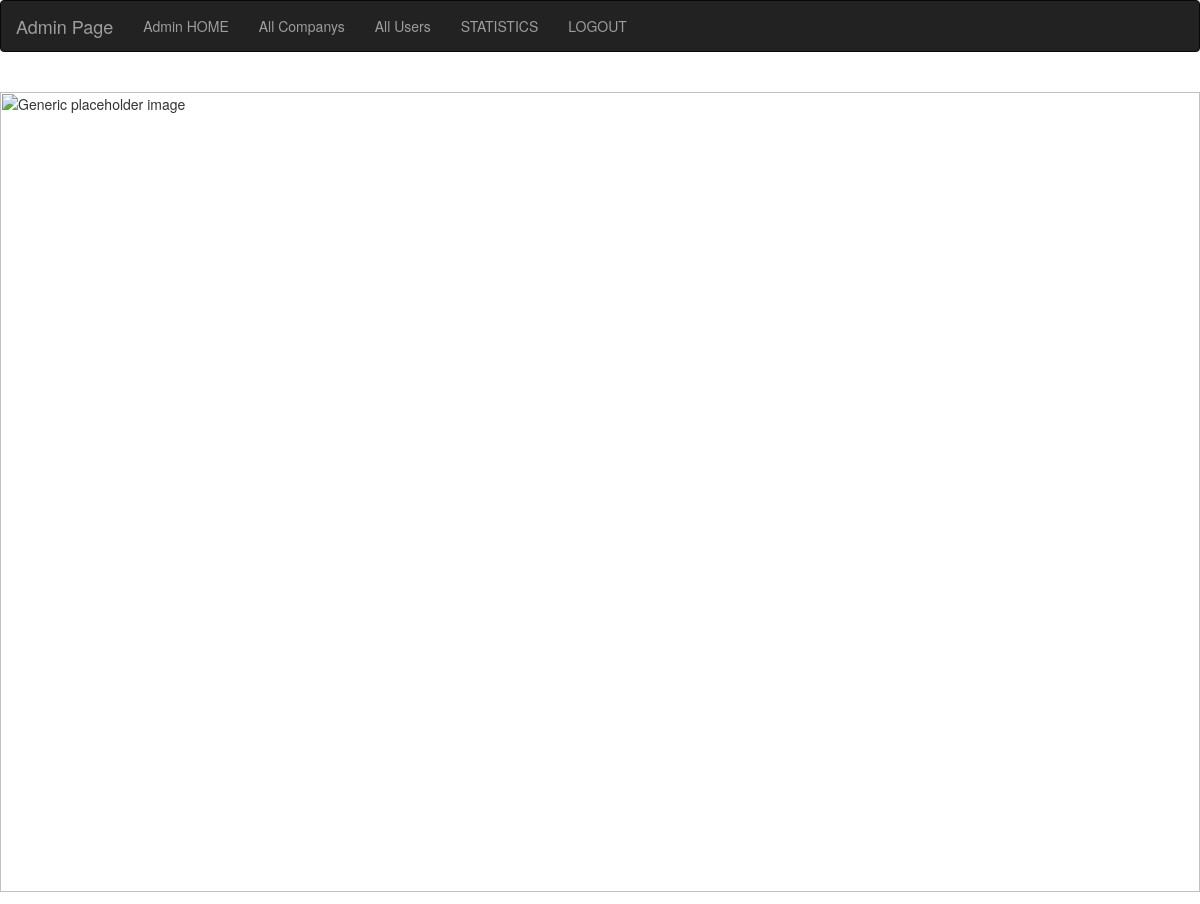
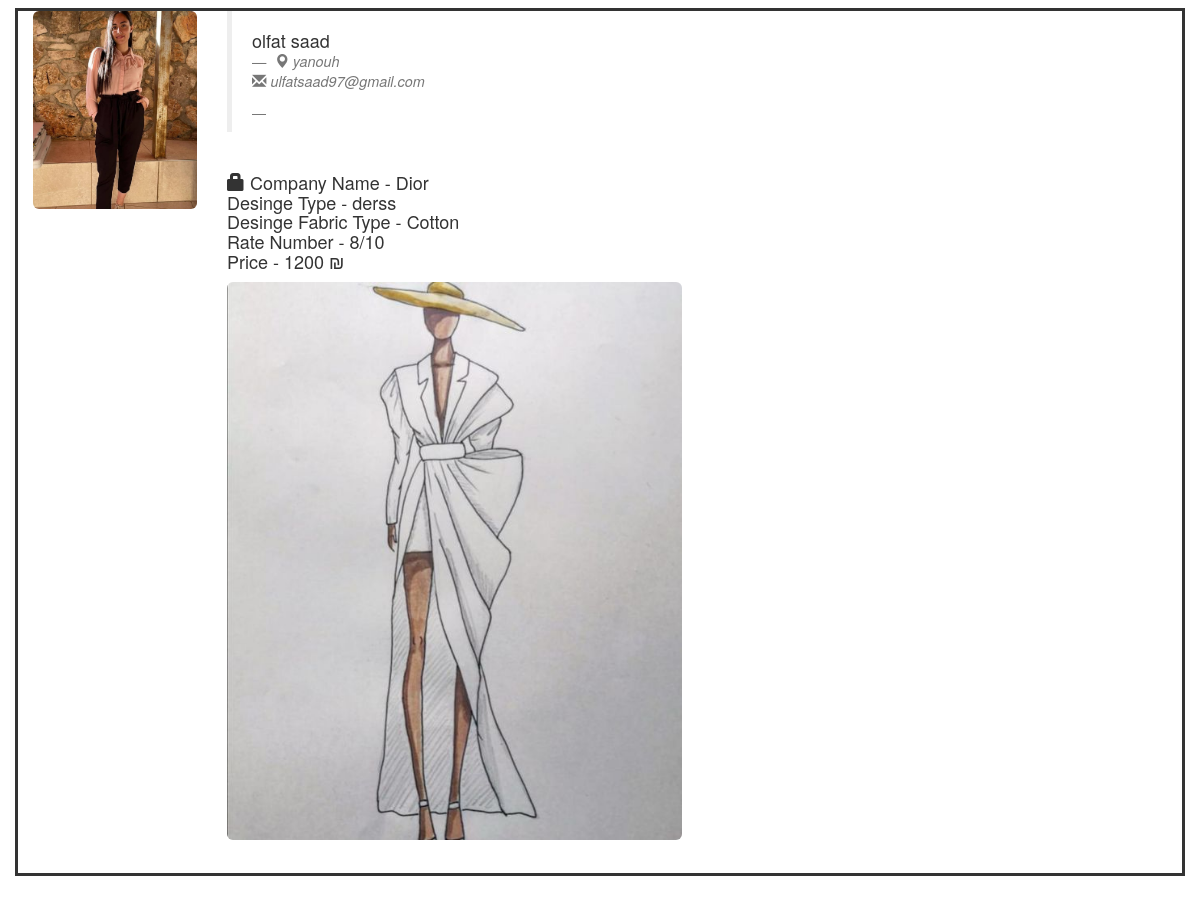
The app's page /TopRating.php with its own data (2 pictures, top to bottom).
### tables this page shows
CREATE TABLE IF NOT EXISTS `registeration` (
  `id` int(11) NOT NULL AUTO_INCREMENT,
  `fullname` varchar(50) NOT NULL,
  `email` varchar(50) NOT NULL,
  `password` varchar(30) NOT NULL,
  `address` varchar(20) NOT NULL,
  `comment` varchar(50) NOT NULL,
  `gender` varchar(10) NOT NULL,
  `image` text NOT NULL,
  PRIMARY KEY (`id`)
);

CREATE TABLE IF NOT EXISTS `userdesigns` (
  `code` int(100) NOT NULL AUTO_INCREMENT,
  `id` int(11) NOT NULL,
  `img` text NOT NULL,
  `type` varchar(50) NOT NULL,
  `companyname` varchar(20) NOT NULL,
  `comment` text NOT NULL,
  `size` int(11) NOT NULL,
  `style` varchar(100) NOT NULL,
  `FabricType` varchar(100) NOT NULL,
  `hight` int(11) NOT NULL,
  `armLength` int(11) NOT NULL,
  `chest` int(11) NOT NULL,
  `waist` int(11) NOT NULL,
  `hip` int(11) NOT NULL,
  `date` timestamp NOT NULL DEFAULT current_timestamp() ON UPDATE current_timestamp(),
  PRIMARY KEY (`code`),
  KEY `id` (`id`),
  KEY `companyname` (`companyname`)
);

CREATE TABLE IF NOT EXISTS `rating` (
  `ratingcode` int(11) NOT NULL AUTO_INCREMENT,
  `code` int(100) NOT NULL,
  `comanycode` int(11) NOT NULL,
  `ratenum` int(10) NOT NULL,
  `price` bigint(200) NOT NULL,
  PRIMARY KEY (`ratingcode`),
  KEY `comanycode` (`comanycode`),
  KEY `code` (`code`)
);

### TopRating.php (the view, shortened to what this page needs)
<?php
include "connection.php";
?>
	<link rel="stylesheet" href="https://unpkg.com/purecss@2.0.6/build/pure-min.css">
	<link rel="stylesheet" href="https://maxcdn.bootstrapcdn.com/bootstrap/3.4.1/css/bootstrap.min.css">
<nav class="navbar navbar-inverse">
  <div class="container-fluid">
    <div class="navbar-header">
      <a class="navbar-brand" href="#">Admin Page</a>
    </div>
    <ul class="nav navbar-nav">
      <li><a href="admin.php">Admin HOME</a></li>
	  <li><a href="allcom.php">All Companys</a></li>
      <li><a href="allusers.php">All Users</a></li>
    <li><a href="statistics.php">STATISTICS</a></li>
      <li><a href="logout.php">LOGOUT</a></li>
    </ul>
  </div>
</nav><br>
<img class="d-flex ml-3" src="image/8" alt="Generic placeholder image" style="width:100%"><br>
<?php
$rowSQL =  "SELECT MAX( ratenum ) AS maxrate FROM rating ;";
$result = $con->query($rowSQL);
$row =  mysqli_fetch_array( $result );
$largestNumber = $row['maxrate'];
$serch="SELECT * FROM  rating WHERE ratenum='$largestNumber';";
$result2 = $con->query($serch);
while ($result2 && $row2=$result2->fetch_assoc()){
    $code = $row2['code'];
$selectthedress="SELECT * FROM userdesigns WHERE code='$code';";
$res=$con->query($selectthedress);
while ($res && $row3=$res->fetch_assoc()){
    $id = $row3['id'];
$selecttheuser="SELECT * FROM registeration WHERE id='$id';";
$resUser=$con->query($selecttheuser);
while ($resUser && $rowUser=$resUser->fetch_assoc()){
?>
<h2>
<link href="//netdna.bootstrapcdn.com/bootstrap/3.0.0/css/bootstrap.min.css" rel="stylesheet" id="bootstrap-css">
<div class="container solid">
    <div class="row">
        <div class="col-sm-2 col-md-2">
        <img class="img-rounded img-responsive" name="img" src="image/<?php echo $rowUser["image"];?>"  /><br>
        </div>
        <div class="col-sm-4 col-md-5">
            <blockquote>
                <h4><?php echo $rowUser["fullname"]; ?>
                 <small>
                     <cite title="Source Title"><i class="glyphicon glyphicon-map-marker"></i>
                     <?php echo $rowUser["address"]; ?>
                      <br>
             <i class="glyphicon glyphicon-envelope"></i> <?php echo $rowUser["email"]; ?>
                </cite></h4>
            </blockquote><h4><br
                /> <i class="glyphicon glyphicon-lock"></i> Company Name - <?php echo $row3["companyname"];?>
               <br />  </i>Desinge Type - <?php echo $row3["type"];?><br>
               Desinge Fabric Type - <?php echo $row3["FabricType"];?><br>
                Rate Number - <?php echo $row2["ratenum"];?>/10
                <br>
                Price - <?php echo $row2["price"];?> ₪
            </h4>
                <img class="img-rounded img-responsive" name="img" src="image/<?php echo $row3["img"];?>"  /><br>
        </div>
    </div>
</div>
<?php } } }?>
<br>

### TopRating.php (style rules this page uses)
.solid { border-style: solid; }

### records on screen
rating: ratenum "8", price "1200"
userdesigns: companyname "Dior", type "derss", FabricType "Cotton"
registeration: image (picture), fullname "olfat saad", address "yanouh", email "ulfatsaad97@gmail.com", userdesigns.img (picture)
